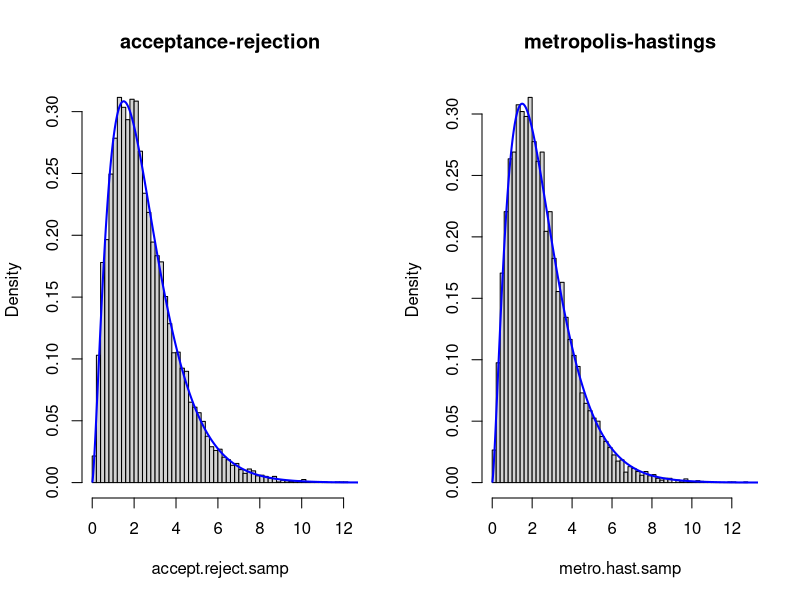
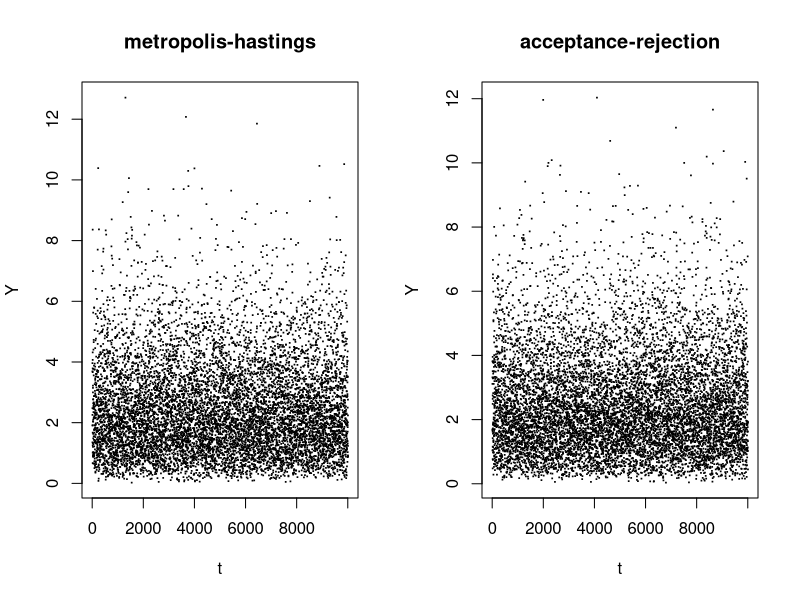
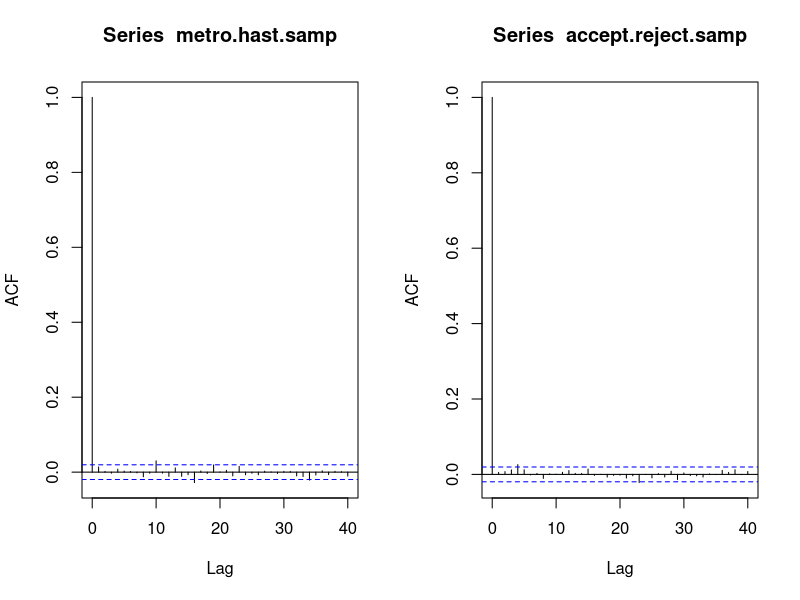

Recreate these plots in R, in order. (Note: a time limit stopped this script after it produced the figures.)
## ---- chunk 1
knitr::opts_chunk$set(tidy.opts = list(width.cutoff = 80), tidy = TRUE)
## ---- chunk 2
# The density function for random variates in the family GAM(shape=alpha,rate=1)
dgamma1 <- function(x, alpha) {
    dgamma(x, shape = alpha, rate = 1)
}

# An acceptance-rejection sampling procedure for random variates in the family
# GAM(shape=alpha,rate=1)
accept.reject.rgamma1 <- function(n, alpha) {
    a <- floor(alpha)
    rate <- a/alpha
    q <- (alpha/exp(1))^(a-alpha)
    ys <- vector(length = n)
    for (i in 1:n) {
        repeat {
            y <- sum(rexp(a,rate)) # draw candidate
            if (runif(1) <= q*y^(alpha-a)*exp(y*a/alpha-y)) {
                ys[i] <- y
                break
            }
        }
    }
    ys
}
## ---- chunk 3
alpha <- 2.5
m <- 10000
accept.reject.samp <- accept.reject.rgamma1(m,alpha)
## ---- chunk 4
# A sampling procedure for random variates in the family GAM(shape=alpha,rate=1)
# using Metropolis-Hastings algorithm
metro.hast.rgamma1 <- function(n, alpha, burn=0) {
    a <- floor(alpha)
    rate <- a/alpha

    # density for random variates in the family GAM(shape=alpha,rate=1)
    f <- function(x) { dgamma(x, shape = alpha, rate = 1) }
    g <- function(x) { dgamma(x, shape = a, rate = rate) }

    m <- n + burn
    ys <- vector(length = m)
    ys[1] <- sum(rexp(a,rate))   

    for (i in 2:m) {
        v <- sum(rexp(a,rate)) # draw from g
        u <- ys[i-1]
        R <- f(v) * g(u) / (f(u) * g(v))
        if (runif(1) <= R) { ys[i] <- v }
        else { ys[i] <- u }
    }
    ys[(burn+1):m]
}
## ---- chunk 5
metro.hast.samp <- metro.hast.rgamma1(m,alpha)
## ---- chunk 6
par(mfrow=c(1,2)) 
hist(accept.reject.samp,freq=F,breaks=50,main="acceptance-rejection")
lines(seq(0.01,15,by=0.01),
      dgamma1(seq(0.01,15,by=0.01),alpha), col="blue", lwd=2)

hist(metro.hast.samp,freq=F,breaks=50,main="metropolis-hastings")
lines(seq(0.01,15,by=0.01),
      dgamma1(seq(0.01,15,by=0.01),alpha), col="blue", lwd=2)
## ---- chunk 7
par(mfrow=c(1,2)) 
plot(metro.hast.samp,pch='·',
     xlab="t",ylab="Y",main="metropolis-hastings")
plot(accept.reject.samp,pch='·',
     xlab="t",ylab="Y",main="acceptance-rejection")
## ---- chunk 8
par(mfrow=c(1,2)) 
acf(metro.hast.samp)
acf(accept.reject.samp)
## ---- chunk 9
# samps: should be an L x J matrix, where L is the length of the samples
#        and J is the number of samples (independent chains).
gelman.rubin <- function(samps)
{
  L <- nrow(samps)
  J <- ncol(samps)
  x.bar <- apply(samps,2,mean)
  B <- var(x.bar)*L
  W <- mean(apply(samps,2,var))

  ((L-1)/L*W+B/L)/W
}  
## ---- chunk 10
chains <- 1000
samps <- matrix(nrow=m,ncol=chains)
for (i in 1:chains)
{
  samps[,i] <- metro.hast.rgamma1(m,alpha,burn=1000)
}

gelman.rubin.stat <- gelman.rubin(samps)
print(gelman.rubin.stat)
## ---- chunk 11
tab <- matrix(nrow=2,ncol=1)
rownames(tab) <- c("acceptance-rejection",
                   "metropolis-hastings")
colnames(tab) <- c("mean")
tab[1] <- c(mean(accept.reject.samp^2))
tab[2] <- c(mean(metro.hast.samp^2))

knitr::kable(data.frame(tab))
## ---- chunk 12
dmix <- function(x,delta)
{
  delta * dnorm(x,7,0.5) + (1-delta) * dnorm(x,10,0.5)
}

rmix <- function(n,delta)
{
  xs <- vector(length=n)
  for (i in 1:n) {
    xs[i] <- ifelse(runif(1) < delta, rnorm(1,7,0.5), rnorm(1,10,0.5))
  }
  xs
}
## ---- chunk 13
n <- 200
delta <- .7
data <- rmix(n,delta)
hist(data,freq=F)
## ---- chunk 14
lmix <- Vectorize(function(delta,xs)
{
  if (delta < 0 || delta > 1) { return(0) }
  p <- 1
  for (x in xs) { p <- p * dmix(x,delta) }
  p
},"delta")

logmix <- Vectorize(function(delta,xs)
{
  if (delta < 0 || delta > 1) { return(-Inf) }
  logp <- 0
  for (x in xs) { logp <- logp + log(dmix(x,delta)) }
  logp
},"delta")
## ---- chunk 15
delta.estimator.ic <- function(n,data,delta0=runif(1),burn=0) {
    m <- n + burn
    deltas <- vector(length = m)
    deltas[1] <- delta0
    
    for (i in 2:m) {
        delta <- runif(1) # draw candidate from prior
        delta.old <- deltas[i-1]
        log.R <- logmix(delta,data) - logmix(delta.old,data)
        if (log(runif(1)) <= log.R) { deltas[i] <- delta }
        else { deltas[i] <- delta.old }
    }
    deltas[(burn+1):m]
}
## ---- chunk 16
delta.estimator.rw <- function(n,data,delta0=runif(1),burn=0)
{
  m <- n+burn
  deltas <- vector(length=m)
  deltas[1] <- delta0
  for (i in 2:m)
  {
    delta.old <- deltas[i-1]
    delta <- delta.old + runif(1,-1,1)
    log.R <- logmix(delta,data)-logmix(delta.old,data)
    if (log(runif(1)) <= log.R) { deltas[i] <- delta }
    else { deltas[i] <- delta.old }
  }
  deltas[(burn+1):m]
}
## ---- chunk 17
logit <- function(delta) { log(delta/(1-delta)) }
logit.inv <- function(u) { exp(u)/(1+exp(u)) }
logit.inv.J <- function(u) { exp(u)/(1+exp(u))^2 }

delta.estimator.u.rw <- function(n,data,delta0=runif(1),burn=0)
{
  m <- n+burn
  u <- vector(length=m)
  u[1] <- logit(delta0)
  for (i in 2:m)
  {
    u.old <- u[i-1]
    u.star <- u.old + runif(1,-1,1)
    R <- lmix(logit.inv(u.star),data)*logit.inv.J(u.star)/
      (lmix(logit.inv(u.old),data)*logit.inv.J(u.old))
    if (runif(1) <= R) { u[i] <- u.star }
    else { u[i] <- u.old }
  }
  logit.inv(u[(burn+1):m])
}
## ---- chunk 18
chain <- 1000
burn <- 0
deltas.ic <- delta.estimator.ic(chain,data,burn=burn)
deltas.rw <- delta.estimator.rw(chain,data,burn=burn)
deltas.u.rw <- delta.estimator.u.rw(chain,data,burn=burn)
tab <- matrix(nrow=3,ncol=1)
rownames(tab) <- c("independence chain",
                   "random walk",
                   "reparameterized random walk")
colnames(tab) <- c("mu")
tab[1,] <- mean(deltas.ic)
tab[2,] <- mean(deltas.rw)
tab[3,] <- mean(deltas.u.rw)
knitr::kable(data.frame(tab))
## ---- chunk 19
par(mfrow=c(1,3)) 
hist(deltas.ic,freq=F,breaks=50,main="independence chain")
hist(deltas.rw,freq=F,breaks=50,main="random walk")
hist(deltas.u.rw,freq=F,breaks=50,main="reparameterized random walk")
## ---- chunk 20
par(mfrow=c(1,3)) 
plot(deltas.ic,pch='·',type="l",xlab="t",ylab="delta",
     main="independence chain")
plot(deltas.rw,pch='·',type="l",xlab="t",ylab="delta",
     main="random walk")
plot(deltas.u.rw,pch='·',type="l",xlab="t",ylab="delta",
     main="reparameterized random walk")
## ---- chunk 21
par(mfrow=c(1,3)) 
acf(deltas.ic,main="independence chain")
acf(deltas.rw,main="random walk")
acf(deltas.u.rw,main="reparameterized random walk")
## ---- chunk 22
x <- rnorm(200,mean=5,sd=2)
## ---- chunk 23
mu.tau.gibbs <- function(n,x,burn=1000,theta0=NULL,
                         p=0.0001,m=0,a=0.0001,b=0.0001)
{
  x.mu <- mean(x)
  x.s2 <- var(x)
  x.n <- length(x)

  rmu <- function(tau)
  {
    mean <- (x.n*tau*x.mu + p*m) / (x.n*tau + p)
    var <- 1/(x.n*tau + p)
    rnorm(1,mean=mean,sd=sqrt(var))
  }

  rtau <- function(mu)
  {
    rgamma(1,shape=a+x.n/2,rate=b+x.n*(x.s2+(mu-x.mu)^2)/2)
  }

  prior <- function() { c(rnorm(1,m,1/p),rgamma(1,a,b)) }
  
  N <- n+burn
  thetas <- matrix(nrow=N,ncol=2)
  if (is.null(theta0)) { thetas[1,] <- prior() }
  else { thetas[1,] <- theta0 }

  for (i in 1:(N-1))
  {
    tau.new <- rtau(thetas[i,1])
    mu.new <- rmu(tau.new)
    thetas[i+1,] <- c(mu.new,tau.new)
  }

  thetas <- thetas[(burn+1):N,]
  mu.est <- mean(thetas[,1])
  tau.est <- mean(thetas[,2])
  sigma.est <- sqrt(1/tau.est)
  list(theta.dist=thetas,mu.est=mu.est,tau.est=tau.est,sigma.est=sigma.est)
}
## ---- chunk 24
# set up hyper-parameters
a <- 0.0001
b <- 0.0001
m <- 0
p <- 0.0001

res <- mu.tau.gibbs(100000,x,burn=10000,p=p,a=a,m=m,b=b)
mu.est <- round(as.numeric(res$mu.est),digits=4)
tau.est <- round(as.numeric(res$tau.est),digits=4)
var.est <- round(1/tau.est,digits=4)
c(mu.est,tau.est)
## ---- chunk 25
x.mu <- mean(x)
x.n <- length(x)
x.s2 <- var(x)
mu.dist <- res$theta.dist[,1]
tau.dist <- res$theta.dist[,2]

hist(mu.dist,freq=F,breaks=50,main="marginal of mu",xlab="mu")
lines(seq(4,6,by=0.01),
      dnorm(seq(4,6,by=0.01),
            mean=(x.n*tau.est*x.mu)/(x.n*tau.est+p),
            sd=sqrt(1/(x.n*tau.est+p))))

hist(tau.dist,freq=F,breaks=50,main="marginal of tau",xlab="tau")
lines(seq(.15,.4,by=0.01),
      dgamma(seq(.15,.4,by=0.01),
             shape=a+x.n/2,
             rate=b+x.n*(x.s2+(mu.est-x.mu)^2)/2))
